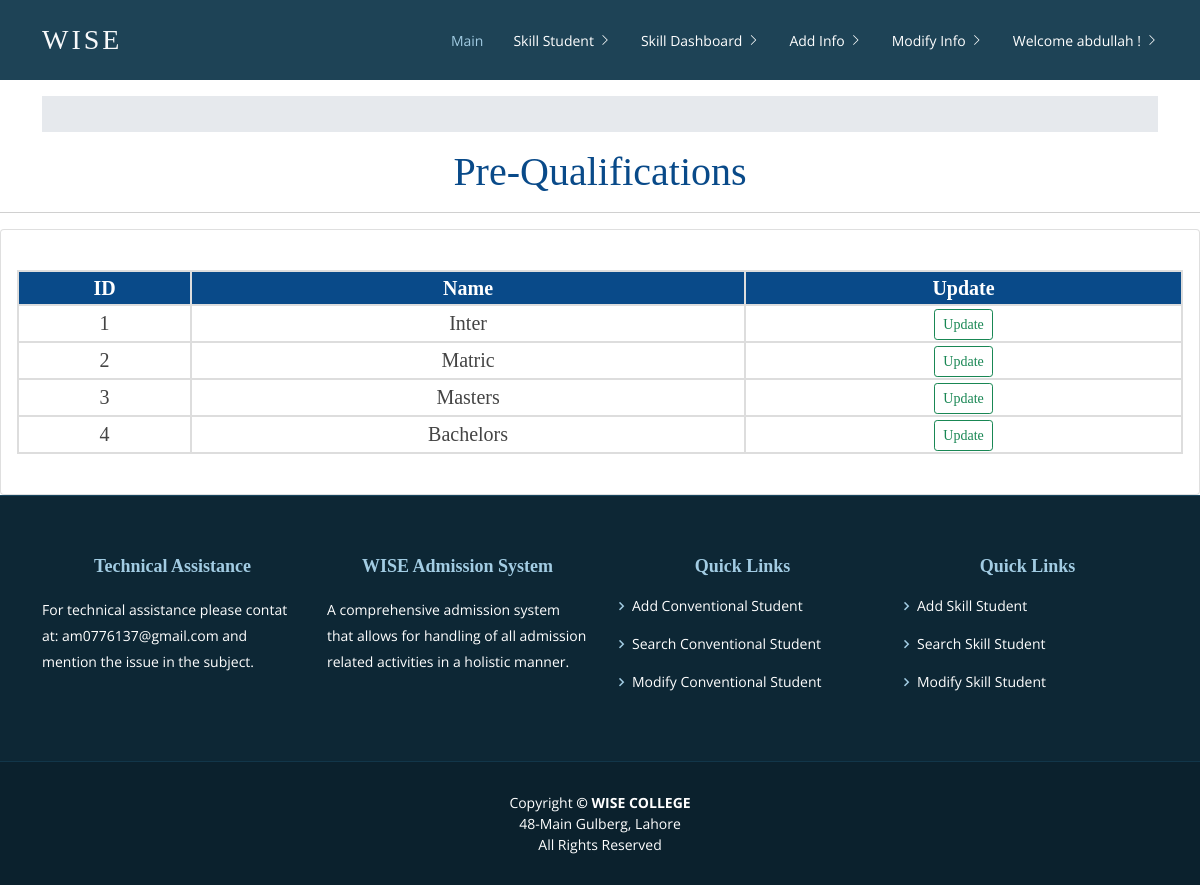
The page /pre_qualification_dashboard/ (signed in) on the database its author committed.
### AdmissionSystem/models.py (models this page shows, shortened)
class PreQualification(models.Model):
	pre_qualification_name = models.CharField(max_length=10, blank=True)
	created_by = models.CharField(max_length=100,null=True,blank=True)
	updated_by = models.CharField(max_length=100,null=True,blank=True)

### AdmissionSystem/views.py (the view)
# urls.py: path('pre_qualification_dashboard/',views.pre_qualification_dashboard,name='prequalificationdashboard'),
@login_required(login_url='loginpageview')
def pre_qualification_dashboard(request):
	pre_qualification_objects = PreQualification.objects.all()
	all_data = list()
	for prequal_object in pre_qualification_objects:
		prequal_data = list()
		prequal_data.append(prequal_object.id)
		prequal_data.append(prequal_object.pre_qualification_name)
		all_data.append(prequal_data)
	context = {'alldata': all_data}
	return render(request,'pre_qualification_dashboard.html',context=context)

### templates/pre_qualification_dashboard.html (shortened to what this page needs)
{% extends 'base.html' %}
{% load static %}
{% block content %}
<div class="col-md-15">
 		<h1 class="text-center">Pre-Qualifications</h1>
		<hr>
		<div class="card card-body">
				<table id="search-table" class="users-table mt-4">
						<tr>
							<th>ID</th>
							<th>Name</th>
							<th>Update</th>
						</tr>
						{% for data in alldata %}
								<tr>
									{% for column in data %}
									<td>{{ column }}</td>
									{% endfor %}
 									<td>
									<input value="Update" type="button" onclick="location.href='{% url 'update_prequalification' data.0 %}'" class="btn btn-sm btn-outline-success"></td>
								</tr>
						{% endfor %}
				</table>
				<br>
 		</div>
</div>
{% endblock %}

### templates/base.html (shortened to what this page needs)
<!DOCTYPE html>
<html lang="en">
<head>
    <link rel="stylesheet" href="https://pro.fontawesome.com/releases/v5.10.0/css/all.css" />
    <link href="https://cdn.jsdelivr.net/npm/bootstrap@5.1.3/dist/css/bootstrap.min.css" rel="stylesheet">
    <link href="../../static/admissionsystem/vendor/animate.css/animate.min.css" rel="stylesheet">
    <link href="../../static/admissionsystem/vendor/aos/aos.css" rel="stylesheet">
    <link href="../../static/admissionsystem/vendor/bootstrap/css/bootstrap.min.css" rel="stylesheet">
    <link href="../../static/admissionsystem/vendor/bootstrap-icons/bootstrap-icons.css" rel="stylesheet">
    <link href="../../static/admissionsystem/vendor/boxicons/css/boxicons.min.css" rel="stylesheet">
    <link href="../../static/admissionsystem/vendor/glightbox/css/glightbox.min.css" rel="stylesheet">
    <link href="../../static/admissionsystem/vendor/swiper/swiper-bundle.min.css" rel="stylesheet">
    <link href="../../static/admissionsystem/css/style.css" rel="stylesheet">
    <link href="../../static/admissionsystem/css/Navigation.css" rel="stylesheet"> {% block style %} {% endblock %}
</head>
<body style="background-image: url('../../static/admissionsystem/img/bag.jpg'); background-size: auto;background-repeat: repeat;">
    <header id="header" class="fixed-top d-flex align-items-center">
        <div class="container d-flex justify-content-between align-items-center">
            <div class="logo">
                <h1 class="text-light"><span>Wise</span></a></h1>
            </div>
            <nav id="navbar" class="navbar ">
                <ul>
                    <li><a class="active " href="{% url 'homeview' %}">Main</a></li>
                     <li class="dropdown"><a href="/"><span>Skill Student</span> <i class="bi bi-chevron-right"></i></a>
                    </li>
                    <li class="dropdown"><a href="/"><span>Skill Dashboard</span> <i class="bi bi-chevron-right"></i></a>
                    </li>
                    <li class="dropdown"><a href="/"><span>Add Info</span> <i class="bi bi-chevron-right"></i></a>
                    </li>
                    <li class="dropdown"><a href="/"><span>Modify Info</span> <i class="bi bi-chevron-right"></i></a>
                    </li>
                     <li class="dropdown"><a href="#"><span>Welcome {{ user.get_username }} !</span> <i class="bi bi-chevron-right"></i></a>
                    </li>
                </ul>
            </nav>
        </div>
    </header>
    <br>
    <br>
    <br>
    <br>
    <div class="container">
        <ol class="breadcrumb breadcrumb-arrow">
        </ol>
    </div>
    {% include 'messages.html' %} {% block content %} {% endblock %}
    <footer id="footer" data-aos="fade-up" data-aos-easing="ease-in-out" data-aos-duration="500">
        <div class="footer-top">
            <div class="container">
                <div class="row">
                    <div class="col-lg-3 col-md-6 footer-contact">
                        <h4>Technical Assistance</h4>
                        <p>
                            For technical assistance
                            please contat at:
                            am0776137@gmail.com
                            and mention the issue in the subject.
                        </p>
                    </div>
                    <div class="col-lg-3 col-md-6 footer-contact">
                        <h4>WISE Admission System</h4>
                        <p>
                            A comprehensive admission system
                            that allows for handling of all admission
                            related activities in a holistic manner.
                        </p>
                    </div>
                    <div class="col-lg-3 col-md-6 footer-links">
                        <h4>Quick Links</h4>
                        <ul>
                            <li><i class="bx bx-chevron-right"></i> <a href="#">Add Conventional Student</a></li>
                            <li><i class="bx bx-chevron-right"></i> <a href="#">Search Conventional Student</a></li>
                            <li><i class="bx bx-chevron-right"></i> <a href="#">Modify Conventional Student</a></li>
                        </ul>
                    </div>
                    <div class="col-lg-3 col-md-6 footer-links">
                        <h4>Quick Links</h4>
                        <ul>
                            <li><i class="bx bx-chevron-right"></i> <a href="{% url 'addskillstudentview' %}">Add Skill Student</a></li>
                            <li><i class="bx bx-chevron-right"></i> <a href="{% url 'search_skill_dashboard' %}">Search Skill Student</a></li>
                            <li><i class="bx bx-chevron-right"></i> <a href="{% url 'modify_skill_dashboard' %}">Modify Skill Student</a></li>
                        </ul>
                    </div>
                </div>
            </div>
        </div>
        <div class="container">
            <div class="copyright">
                Copyright <strong>&copy; <span>WISE COLLEGE</span></strong>
                <br>
                48-Main Gulberg, Lahore
                <br>
                All Rights Reserved
            </div>
        </div>
    </footer>
</body>
</html>

### static/admissionsystem/css/style.css (style rules this page uses)
body { font-family: "Open Sans", sans-serif; color: #444; }
a { color: #4fa6d5; text-decoration: none; }
h1, h2, h3, h4, h5, h6, .font-primary { font-family: "Times New Roman"; }
#header { height: 80px; transition: all 0.5s; z-index: 997; transition: all 0.5s; background: #1e4356; }
#header .logo h1 { font-size: 28px; margin: 0; padding: 4px 0; line-height: 1; font-weight: 400; letter-spacing: 3px; text-transform: uppercase; }
.navbar { padding: 0; }
.navbar ul { margin: 0; padding: 0; display: flex; list-style: none; align-items: center; }
.navbar li { position: relative; }
.navbar a { display: flex; align-items: center; justify-content: space-between; padding: 10px 0 10px 30px; font-family: "Open Sans", sans-serif; font-size: 14px; color: #fff; white-space: nowrap; transition: 0.3s; text-decoration: none; }
.navbar a i { font-size: 12px; line-height: 0; margin-left: 5px; }
.navbar a:hover, .navbar .active, .navbar li:hover > a { color: #a2cce3; }
#footer { background: #0b212d; padding: 0 0 30px 0; color: #fff; font-size: 14px; }
#footer .footer-top { background: #0d2735; border-top: 1px solid #17455e; border-bottom: 1px solid #123649; padding: 60px 0 30px 0; }
#footer .footer-top h4 { font-size: 18px; font-weight: 600; color: #a2cce3; position: relative; padding-bottom: 12px; }
#footer .footer-top .footer-links { margin-bottom: 30px; }
#footer .footer-top .footer-links ul { list-style: none; padding: 0; margin: 0; }
#footer .footer-top .footer-links ul i { padding-right: 2px; color: #a2cce3; font-size: 18px; line-height: 1; }
#footer .footer-top .footer-links ul li { padding: 10px 0; display: flex; align-items: center; }
#footer .footer-top .footer-links ul li:first-child { padding-top: 0; }
#footer .footer-top .footer-links ul a { color: #fff; transition: 0.3s; display: inline-block; line-height: 1; }
#footer .footer-top .footer-contact { margin-bottom: 30px; }
#footer .footer-top .footer-contact p { line-height: 26px; }
#footer .copyright { text-align: center; padding-top: 30px; }

### static/admissionsystem/css/Navigation.css (style rules this page uses)
.breadcrumb-arrow { height: 36px; padding: 0; line-height: 36px; list-style: none; background-color: #e6e9ed }

### templates/pre_qualification_dashboard.html (style rules this page uses)
h1, h2, h3, h4, h5, h6 { text-align: center; color: #094a89; font-family: timesnewroman; }
table { border-collapse: collapse; width: 100%; text-align: center; font-size: 20px; font-family: timesnewroman; }
th { background-color: #094a89; color: white; }
th, td { border: 2px solid #ddd; }

### rows shown on the page
PreQualification: data "Inter"
PreQualification: data "Matric"
PreQualification: data "Masters"
PreQualification: data "Bachelors"

### other values the page prints
{{ user.get_username }} "abdullah"
{{ column }} "1" "2" "3" "4"
